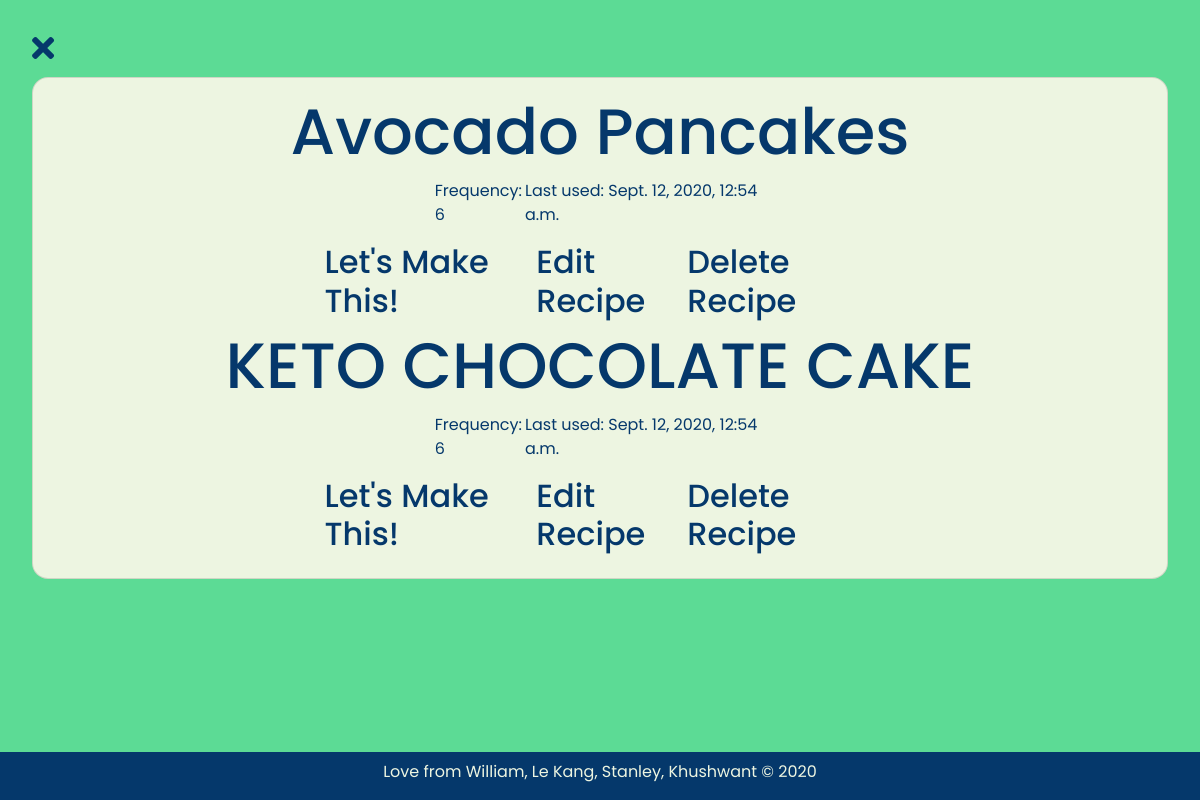
Before: /dashboard/ (signed in) with the older database file.
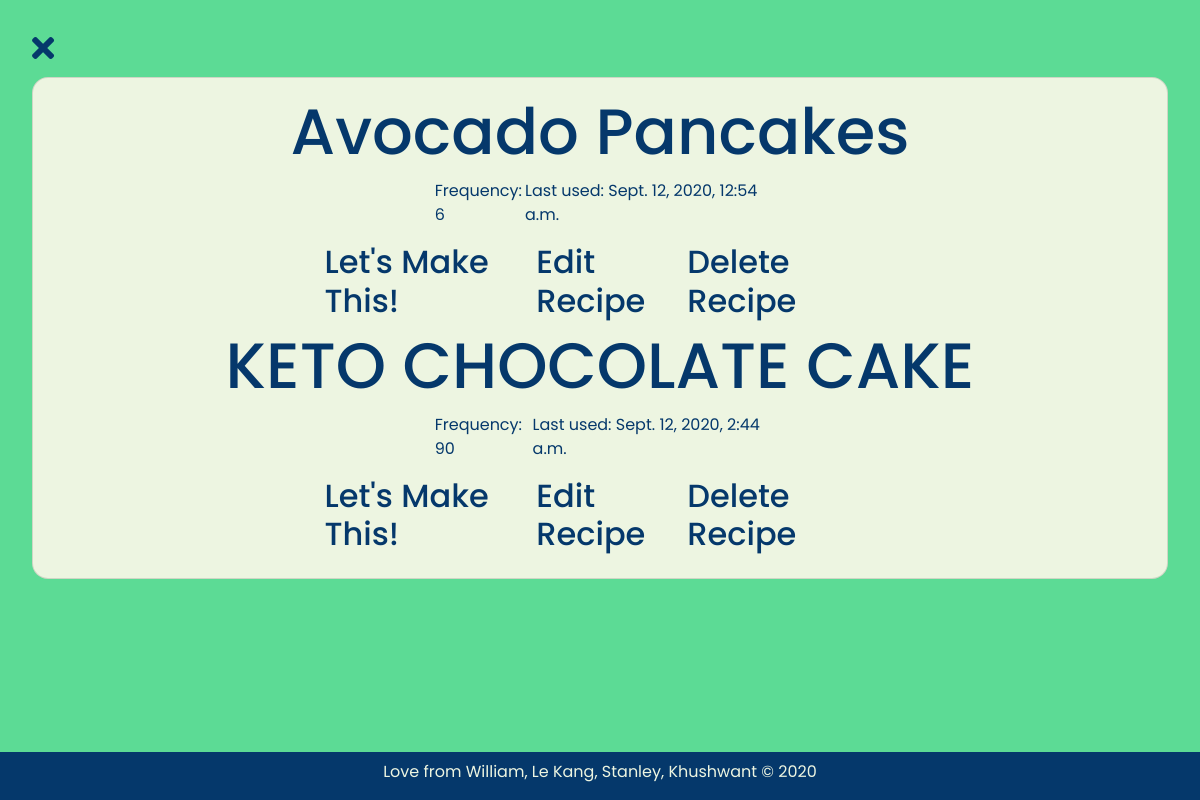
After: the same page with the newer database file.
### project/models.py (models this page shows, shortened)
class Recipe(models.Model):
    recipe_user=models.ForeignKey(settings.AUTH_USER_MODEL, on_delete=models.CASCADE)
    recipe_name=models.CharField(max_length=100)
    recipe_steps=models.TextField(max_length=2500)
    frequency=models.IntegerField(default=0)
    last_used=models.DateTimeField(default=timezone.now)

### project/views.py (the view)
# urls.py: path('dashboard/', userDashBoard, name="userDashBoard"),
@login_required(login_url='userLoginPage')
def userDashBoard(request):
    qs = Recipe.objects.all()
    qs = qs.filter(recipe_user=request.user)
    context = {'queryset': qs, 'loggedin': request.user.is_authenticated}
    return render(request, 'userDashBoard.html', context)

### templates/userDashBoard.html (shortened to what this page needs)
<!DOCTYPE html>
<html lang="en">
<head>
    <link rel="stylesheet" href="https://maxcdn.bootstrapcdn.com/bootstrap/4.0.0/css/bootstrap.min.css">
    <link rel="stylesheet" href="../static/user.css">
    <link rel="stylesheet" href="https://cdnjs.cloudflare.com/ajax/libs/font-awesome/5.14.0/css/all.min.css">
</head>
<body>
    <div class="x-sign">
        <a href="../templates/home.html">
            <i class="fas fa-times fa-2x"></i>
        </a>
    </div>
    <div class="create-link">
        <a href = "{% url 'createRecipe' %}" class="create">
            Create Recipe</a>
    </div>
    <section class="recipe">
        <div class="card">
            {% for recipe in queryset %}
            <h1> {{ recipe.recipe_name }}</h1>
            <div class="other-info">
                <p> Frequency: {{ recipe.frequency }} </p>
                <p> Last used: {{ recipe.last_used }} </p>
            </div>
            <div class="links">
                <a href="{% url 'playRecipe' recipe.id %}"><h2>Let's Make This!</h2></a>
                <a href="{% url 'editRecipe' recipe.id %}"><h2>Edit Recipe</h2></a>
                <a onclick="return confirm('Are you sure you want to delete {{ recipe.recipe_name }}?')" href="{% url 'deleteRecipe' recipe.id%}"><h2>Delete Recipe</h2></a>
            </div>
            {% endfor %}
    </section>
    <footer>
        <p>Love from William, Le Kang, Stanley, Khushwant &copy 2020</p>
    </footer>
</body>
</html>

Changed rows visible on the page:
changed Recipe "KETO CHOCOLATE CAKE": frequency "6" → "90"; last_used "Sept. 12, 2020, 12:54 a.m." → "Sept. 12, 2020, 2:44 a.m."
